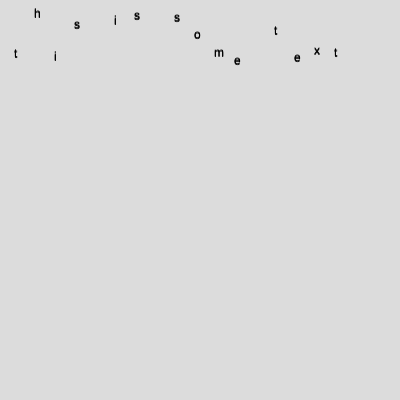
Frame 1 (no input)
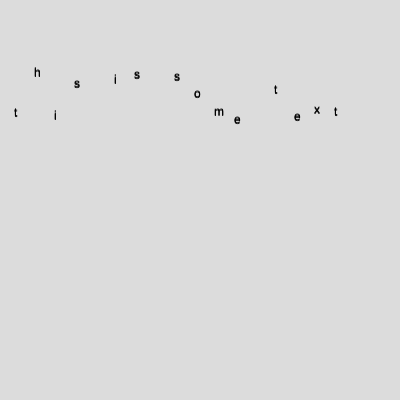
Frame 60 (no input)
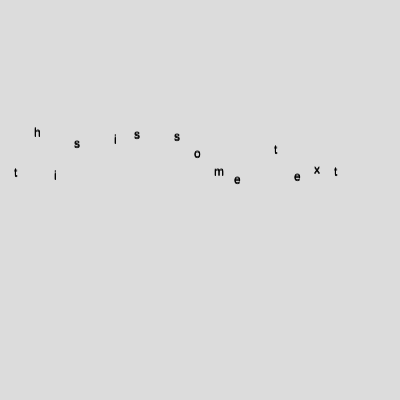
Frame 120 (the mouse pressed at the canvas centre since frame 60)

The p5.js sketch that drew these frames (run headless with seeded random() and noise() and a simulated clock; from frame 60 on, the mouse is pressed at the canvas centre):

// p5.js sketch
// ── sketch.js
let textString = "this is some text";
let char;

let characters = [];
let x = 14;

function setup() {
  createCanvas(400, 400);

  for(let c of textString) {
    
    let newC = new Character(c, x, random(80));
    
    characters.push(newC);
    x+=20;
  }
}

function draw() {
  background(220);
  
  for(let c of characters) {
    
   text(c.c, c.x, c.y);
    
    c.y++;
    
    if(c.y > height/2) {
     c.y = height/2; 
    }
    
    if(c.y > height) {
     c.y = 0; 
    }
    
  }
  
  for(let i = 0; i < characters.length; i++) {
    
   text(characters[i].c, characters[i].x , characters[i].y);  
  }
  
}



class Character {
  
  constructor(_c, _x, _y) {
    
    this.x = _x;
    this.y = _y;
    this.c = _c;
    
  }  
}
